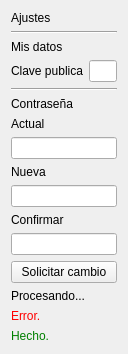
                  <widget class="QWidget" name="scrollAreaWidgetContents_2">
                   <property name="geometry">
                    <rect>
                     <x>0</x>
                     <y>0</y>
                     <width>128</width>
                     <height>348</height>
                    </rect>
                   </property>
                   <layout class="QVBoxLayout" name="verticalLayout_6">
                    <item>
                     <widget class="QLabel" name="label_15">
                      <property name="text">
                       <string>Ajustes</string>
                      </property>
                     </widget>
                    </item>
                    <item>
                     <widget class="Line" name="line_8">
                      <property name="orientation">
                       <enum>Qt::Horizontal</enum>
                      </property>
                     </widget>
                    </item>
                    <item>
                     <widget class="QLabel" name="label_20">
                      <property name="text">
                       <string>Mis datos</string>
                      </property>
                     </widget>
                    </item>
                    <item>
                     <layout class="QHBoxLayout" name="horizontalLayout_13">
                      <item>
                       <widget class="QLabel" name="label_24">
                        <property name="text">
                         <string>Clave publica</string>
                        </property>
                       </widget>
                      </item>
                      <item>
                       <spacer name="horizontalSpacer_8">
                        <property name="orientation">
                         <enum>Qt::Horizontal</enum>
                        </property>
                        <property name="sizeHint" stdset="0">
                         <size>
                          <width>40</width>
                          <height>20</height>
                         </size>
                        </property>
                       </spacer>
                      </item>
                      <item>
                       <widget class="QLineEdit" name="SettingsPublicKey_Label">
                        <property name="readOnly">
                         <bool>true</bool>
                        </property>
                       </widget>
                      </item>
                     </layout>
                    </item>
                    <item>
                     <widget class="Line" name="line_9">
                      <property name="orientation">
                       <enum>Qt::Horizontal</enum>
                      </property>
                     </widget>
                    </item>
                    <item>
                     <widget class="QLabel" name="label_27">
                      <property name="text">
                       <string>Contraseña</string>
                      </property>
                     </widget>
                    </item>
                    <item>
                     <widget class="QLabel" name="label_28">
                      <property name="text">
                       <string>Actual</string>
                      </property>
                     </widget>
                    </item>
                    <item>
                     <widget class="QLineEdit" name="SettingsCurrentPassword"/>
                    </item>
                    <item>
                     <widget class="QLabel" name="label_29">
                      <property name="text">
                       <string>Nueva</string>
                      </property>
                     </widget>
                    </item>
                    <item>
                     <widget class="QLineEdit" name="SettingsNewPassword"/>
                    </item>
                    <item>
                     <widget class="QLabel" name="label_30">
                      <property name="text">
                       <string>Confirmar</string>
                      </property>
                     </widget>
                    </item>
                    <item>
                     <widget class="QLineEdit" name="SettingsConfirmPassword"/>
                    </item>
                    <item>
                     <widget class="QPushButton" name="SettingsNewPasswordBtn">
                      <property name="text">
                       <string>Solicitar cambio</string>
                      </property>
                     </widget>
                    </item>
                    <item>
                     <widget class="QLabel" name="Settings_ProcessingLabel">
                      <property name="text">
                       <string>Procesando...</string>
                      </property>
                     </widget>
                    </item>
                    <item>
                     <widget class="QLabel" name="Settings_ErrorLabel">
                      <property name="enabled">
                       <bool>true</bool>
                      </property>
                      <property name="styleSheet">
                       <string notr="true">color:red</string>
                      </property>
                      <property name="text">
                       <string>Error.</string>
                      </property>
                     </widget>
                    </item>
                    <item>
                     <widget class="QLabel" name="Settings_SuccessLabel">
                      <property name="styleSheet">
                       <string notr="true">color: green;</string>
                      </property>
                      <property name="text">
                       <string>Hecho.</string>
                      </property>
                     </widget>
                    </item>
                    <item>
                     <spacer name="verticalSpacer_4">
                      <property name="orientation">
                       <enum>Qt::Vertical</enum>
                      </property>
                      <property name="sizeHint" stdset="0">
                       <size>
                        <width>20</width>
                        <height>40</height>
                       </size>
                      </property>
                     </spacer>
                    </item>
                   </layout>
                  </widget>
